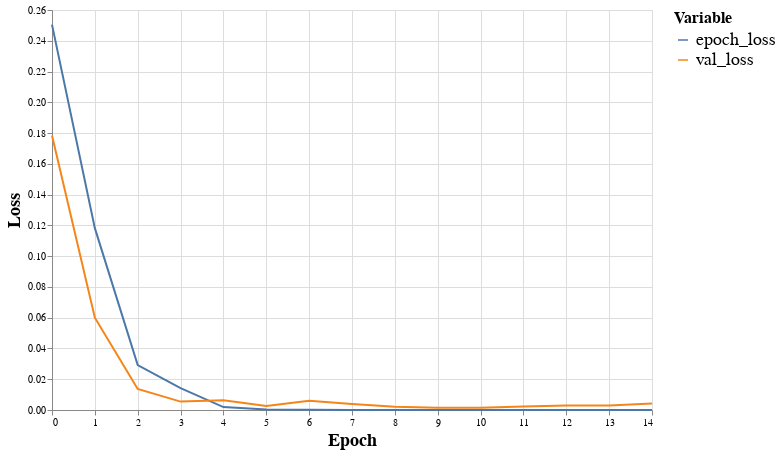

Notebook source saved alongside this figure:
### Code cell
alt.Chart(history[["epoch_loss", "val_loss"]].reset_index().melt(id_vars=['index'], value_vars=['epoch_loss', 'val_loss']), height=400, width=600).mark_line(size=2).encode(
    alt.X("index:Q", axis=alt.Axis(title='Epoch', titleFontSize=18)),
    alt.Y("value", axis=alt.Axis(title="Loss", titleFontSize=18)),
    alt.Color("variable", legend=alt.Legend(title="Variable", labelFontSize=18, titleFontSize=16))
)

### Figure 1 — Vega-Lite specification as saved in the notebook (floating-point values rounded to 4 significant figures)
{"$schema": "https://vega.github.io/schema/vega-lite/v3.2.1.json", "config": {"mark": {"tooltip": null}, "view": {"height": 300, "width": 400}}, "data": {"name": "data-eca99ca4842ce0452422f538b6890342"}, "datasets": {"data-eca99ca4842ce0452422f538b6890342": [{"index": 0, "value": 0.2505, "variable": "epoch_loss"}, {"index": 1, "value": 0.1182, "variable": "epoch_loss"}, {"index": 2, "value": 0.02921, "variable": "epoch_loss"}, {"index": 3, "value": 0.01422, "variable": "epoch_loss"}, {"index": 4, "value": 0.001919, "variable": "epoch_loss"}, {"index": 5, "value": 0.0004057, "variable": "epoch_loss"}, {"index": 6, "value": 9.064e-05, "variable": "epoch_loss"}, {"index": 7, "value": 6.391e-05, "variable": "epoch_loss"}, {"index": 8, "value": 5.164e-05, "variable": "epoch_loss"}, {"index": 9, "value": 4.574e-05, "variable": "epoch_loss"}, {"index": 10, "value": 3.126e-05, "variable": "epoch_loss"}, {"index": 11, "value": 3.148e-05, "variable": "epoch_loss"}, {"index": 12, "value": 2.653e-05, "variable": "epoch_loss"}, {"index": 13, "value": 1.663e-05, "variable": "epoch_loss"}, {"index": 14, "value": 1.128e-05, "variable": "epoch_loss"}, {"index": 0, "value": 0.1785, "variable": "val_loss"}, {"index": 1, "value": 0.05999, "variable": "val_loss"}, {"index": 2, "value": 0.0137, "variable": "val_loss"}, {"index": 3, "value": 0.005469, "variable": "val_loss"}, {"index": 4, "value": 0.006326, "variable": "val_loss"}, {"index": 5, "value": 0.002594, "variable": "val_loss"}, {"index": 6, "value": 0.006034, "variable": "val_loss"}, {"index": 7, "value": 0.003837, "variable": "val_loss"}, {"index": 8, "value": 0.002187, "variable": "val_loss"}, {"index": 9, "value": 0.001468, "variable": "val_loss"}, {"index": 10, "value": 0.001532, "variable": "val_loss"}, {"index": 11, "value": 0.002343, "variable": "val_loss"}, {"index": 12, "value": 0.002881, "variable": "val_loss"}, {"index": 13, "value": 0.00298, "variable": "val_loss"}, {"index": 14, "value": 0.0043, "variable": "val_loss"}]}, "encoding": {"color": {"field": "variable", "legend": {"labelFontSize": 18, "title": "Variable", "titleFontSize": 16}, "type": "nominal"}, "x": {"axis": {"title": "Epoch", "titleFontSize": 18}, "field": "index", "type": "quantitative"}, "y": {"axis": {"title": "Loss", "titleFontSize": 18}, "field": "value", "type": "quantitative"}}, "height": 400, "mark": {"size": 2, "type": "line"}, "width": 600}
